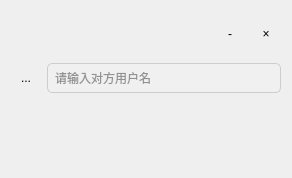
<?xml version="1.0" encoding="UTF-8"?>
<ui version="4.0">
 <class>AddFriendWidget</class>
 <widget class="QWidget" name="AddFriendWidget">
  <property name="geometry">
   <rect>
    <x>0</x>
    <y>0</y>
    <width>292</width>
    <height>178</height>
   </rect>
  </property>
  <property name="windowTitle">
   <string>Form</string>
  </property>
  <layout class="QVBoxLayout" name="verticalLayout">
   <item>
    <layout class="QHBoxLayout" name="horizontalLayout_topBar">
     <item>
      <spacer name="horizontalSpacer_3">
       <property name="orientation">
        <enum>Qt::Horizontal</enum>
       </property>
       <property name="sizeHint" stdset="0">
        <size>
         <width>37</width>
         <height>17</height>
        </size>
       </property>
      </spacer>
     </item>
     <item>
      <widget class="QToolButton" name="minimizeButton">
       <property name="minimumSize">
        <size>
         <width>30</width>
         <height>30</height>
        </size>
       </property>
       <property name="styleSheet">
        <string notr="true">#minimizeButton {
    border: none;
    background-color: transparent;
    min-width: 30px;
    min-height: 30px;
    max-width: 30px;
    max-height: 30px;
}

#minimizeButton:hover {
    background-color: #E1E1E1;
}

#minimizeButton:pressed {
    background-color: #BDBDBD;
}</string>
       </property>
       <property name="text">
        <string>-</string>
       </property>
      </widget>
     </item>
     <item>
      <widget class="QToolButton" name="closeButton">
       <property name="minimumSize">
        <size>
         <width>30</width>
         <height>30</height>
        </size>
       </property>
       <property name="styleSheet">
        <string notr="true">#closeButton {
    border: none;
    background-color: transparent;
    min-width: 30px;
    min-height: 30px;
    max-width: 30px;
    max-height: 30px;
}

#closeButton:hover {
    background-color: #E57373;
    color: white;
}

#closeButton:pressed {
    background-color: #D32F2F;
    color: white;
}</string>
       </property>
       <property name="text">
        <string>×</string>
       </property>
      </widget>
     </item>
    </layout>
   </item>
   <item>
    <layout class="QHBoxLayout" name="horizontalLayout_content">
     <item>
      <widget class="QToolButton" name="button_search">
       <property name="minimumSize">
        <size>
         <width>30</width>
         <height>30</height>
        </size>
       </property>
       <property name="styleSheet">
        <string notr="true">#button_search {
    border: none;
    background-color: transparent;
	border-image: url(:/img/btn_search.png);
}

#button_search:hover {
    background-color: #E1E1E1;
}

#button_search:pressed {
    background-color: #BDBDBD;
}</string>
       </property>
       <property name="text">
        <string>...</string>
       </property>
      </widget>
     </item>
     <item>
      <widget class="QLineEdit" name="lineEdit_searchUserName">
       <property name="minimumSize">
        <size>
         <width>0</width>
         <height>30</height>
        </size>
       </property>
       <property name="styleSheet">
        <string notr="true">QLineEdit {
    background-color: #f0f0f0;
    border: 1px solid #ccc;
    border-radius: 5px;
    padding: 5px;
    color: #333;
}

QLineEdit:hover {
    border-color: #aaa;
}

QLineEdit:focus {
    border-color: #0078d7;
    background-color: #fff;
}</string>
       </property>
       <property name="placeholderText">
        <string>请输入对方用户名</string>
       </property>
      </widget>
     </item>
    </layout>
   </item>
   <item>
    <layout class="QHBoxLayout" name="horizontalLayout_bottomBar">
     <item>
      <spacer name="horizontalSpacer">
       <property name="orientation">
        <enum>Qt::Horizontal</enum>
       </property>
       <property name="sizeHint" stdset="0">
        <size>
         <width>198</width>
         <height>20</height>
        </size>
       </property>
      </spacer>
     </item>
     <item>
      <widget class="QPushButton" name="button_addFriend">
       <property name="sizePolicy">
        <sizepolicy hsizetype="Minimum" vsizetype="Fixed">
         <horstretch>0</horstretch>
         <verstretch>0</verstretch>
        </sizepolicy>
       </property>
       <property name="minimumSize">
        <size>
         <width>91</width>
         <height>51</height>
        </size>
       </property>
       <property name="maximumSize">
        <size>
         <width>91</width>
         <height>51</height>
        </size>
       </property>
       <property name="styleSheet">
        <string notr="true">#button_addFriend {
    border: none;
    background-color: transparent;
	border-image: url(:/img/btn_add.png);
}

#button_addFriend:hover {
    background-color: #E1E1E1;
}

#button_addFriend:pressed {
    background-color: #BDBDBD;
}</string>
       </property>
       <property name="iconSize">
        <size>
         <width>30</width>
         <height>30</height>
        </size>
       </property>
      </widget>
     </item>
    </layout>
   </item>
  </layout>
 </widget>
 <resources/>
 <connections/>
</ui>
